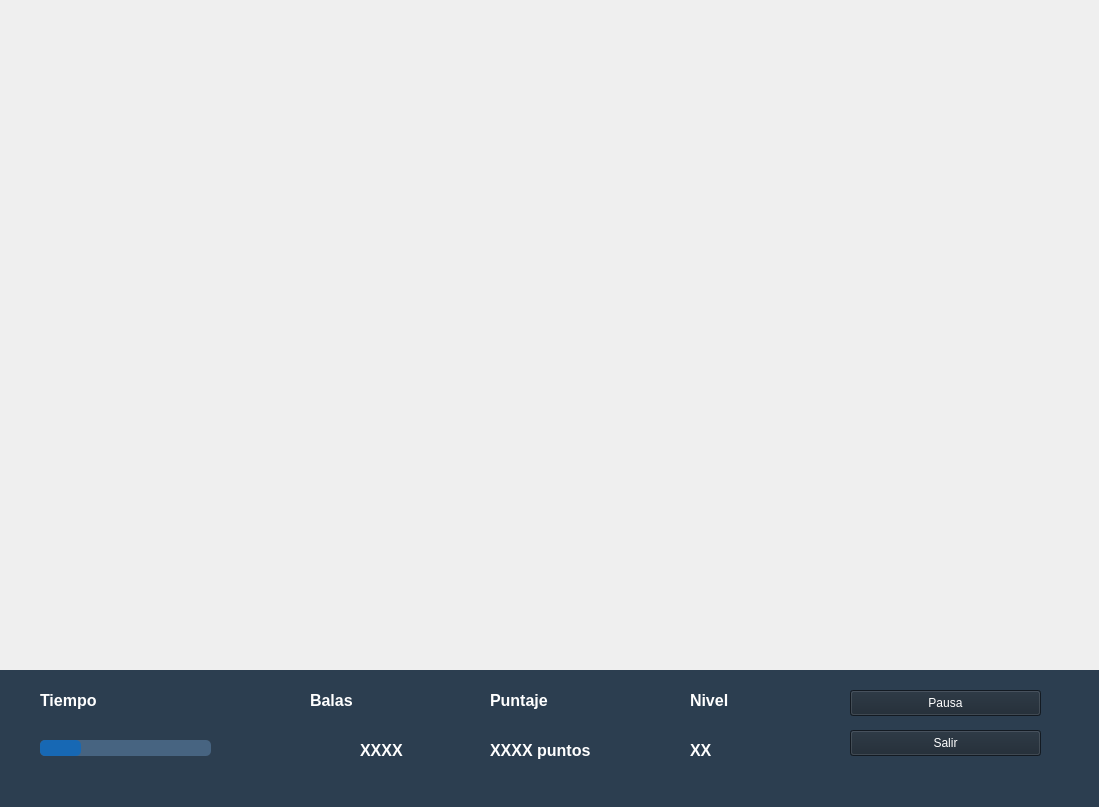
<?xml version="1.0" encoding="UTF-8"?>
<ui version="4.0">
 <class>MainWindow</class>
 <widget class="QMainWindow" name="MainWindow">
  <property name="geometry">
   <rect>
    <x>0</x>
    <y>0</y>
    <width>1099</width>
    <height>807</height>
   </rect>
  </property>
  <property name="windowTitle">
   <string>MainWindow</string>
  </property>
  <widget class="QWidget" name="centralwidget">
   <widget class="QWidget" name="fondo_2" native="true">
    <property name="geometry">
     <rect>
      <x>0</x>
      <y>670</y>
      <width>1101</width>
      <height>141</height>
     </rect>
    </property>
    <property name="styleSheet">
     <string notr="true">background-color: rgb(44, 62, 80);</string>
    </property>
    <widget class="QLabel" name="nombre_tiempo">
     <property name="geometry">
      <rect>
       <x>40</x>
       <y>20</y>
       <width>61</width>
       <height>21</height>
      </rect>
     </property>
     <property name="font">
      <font>
       <family>Arial</family>
       <pointsize>12</pointsize>
       <weight>75</weight>
       <italic>false</italic>
       <bold>true</bold>
      </font>
     </property>
     <property name="styleSheet">
      <string notr="true">font: 12pt &quot;Arial&quot;;
color: white;
font-weight: bold</string>
     </property>
     <property name="text">
      <string>Tiempo</string>
     </property>
    </widget>
    <widget class="QProgressBar" name="progreso_tiempo">
     <property name="geometry">
      <rect>
       <x>40</x>
       <y>70</y>
       <width>171</width>
       <height>16</height>
      </rect>
     </property>
     <property name="styleSheet">
      <string notr="true">QProgressBar
{
background-color: rgb(71, 100, 129);
border-radius: 5px;
}
QProgressBar::chunk 
{
background-color: rgb(23, 104, 180);
border-radius :5px;
}      </string>
     </property>
     <property name="value">
      <number>24</number>
     </property>
     <property name="textVisible">
      <bool>false</bool>
     </property>
     <property name="invertedAppearance">
      <bool>false</bool>
     </property>
    </widget>
    <widget class="QLabel" name="nombre_balas">
     <property name="geometry">
      <rect>
       <x>310</x>
       <y>20</y>
       <width>61</width>
       <height>21</height>
      </rect>
     </property>
     <property name="font">
      <font>
       <family>Arial</family>
       <pointsize>12</pointsize>
       <weight>75</weight>
       <italic>false</italic>
       <bold>true</bold>
      </font>
     </property>
     <property name="styleSheet">
      <string notr="true">font: 12pt &quot;Arial&quot;;
color: white;
font-weight: bold</string>
     </property>
     <property name="text">
      <string>Balas</string>
     </property>
    </widget>
    <widget class="QLabel" name="logo_balas">
     <property name="geometry">
      <rect>
       <x>310</x>
       <y>40</y>
       <width>41</width>
       <height>81</height>
      </rect>
     </property>
     <property name="text">
      <string/>
     </property>
     <property name="pixmap">
      <pixmap>../../Sprites/Elementos juego/Bala.png</pixmap>
     </property>
     <property name="scaledContents">
      <bool>true</bool>
     </property>
    </widget>
    <widget class="QLabel" name="contador_balas">
     <property name="geometry">
      <rect>
       <x>360</x>
       <y>70</y>
       <width>71</width>
       <height>21</height>
      </rect>
     </property>
     <property name="font">
      <font>
       <family>Arial</family>
       <pointsize>12</pointsize>
       <weight>75</weight>
       <italic>false</italic>
       <bold>true</bold>
      </font>
     </property>
     <property name="styleSheet">
      <string notr="true">font: 12pt &quot;Arial&quot;;
color: white;
font-weight: bold</string>
     </property>
     <property name="text">
      <string>XXXX</string>
     </property>
    </widget>
    <widget class="QLabel" name="nombre_puntaje">
     <property name="geometry">
      <rect>
       <x>490</x>
       <y>20</y>
       <width>61</width>
       <height>21</height>
      </rect>
     </property>
     <property name="font">
      <font>
       <family>Arial</family>
       <pointsize>12</pointsize>
       <weight>75</weight>
       <italic>false</italic>
       <bold>true</bold>
      </font>
     </property>
     <property name="styleSheet">
      <string notr="true">font: 12pt &quot;Arial&quot;;
color: white;
font-weight: bold</string>
     </property>
     <property name="text">
      <string>Puntaje</string>
     </property>
    </widget>
    <widget class="QLabel" name="contador_puntos">
     <property name="geometry">
      <rect>
       <x>490</x>
       <y>70</y>
       <width>101</width>
       <height>21</height>
      </rect>
     </property>
     <property name="font">
      <font>
       <family>Arial</family>
       <pointsize>12</pointsize>
       <weight>75</weight>
       <italic>false</italic>
       <bold>true</bold>
      </font>
     </property>
     <property name="styleSheet">
      <string notr="true">font: 12pt &quot;Arial&quot;;
color: white;
font-weight: bold</string>
     </property>
     <property name="text">
      <string>XXXX puntos</string>
     </property>
    </widget>
    <widget class="QLabel" name="nombre_nivel">
     <property name="geometry">
      <rect>
       <x>690</x>
       <y>20</y>
       <width>61</width>
       <height>21</height>
      </rect>
     </property>
     <property name="font">
      <font>
       <family>Arial</family>
       <pointsize>12</pointsize>
       <weight>75</weight>
       <italic>false</italic>
       <bold>true</bold>
      </font>
     </property>
     <property name="styleSheet">
      <string notr="true">font: 12pt &quot;Arial&quot;;
color: white;
font-weight: bold</string>
     </property>
     <property name="text">
      <string>Nivel</string>
     </property>
    </widget>
    <widget class="QLabel" name="contador_nivel">
     <property name="geometry">
      <rect>
       <x>690</x>
       <y>70</y>
       <width>61</width>
       <height>20</height>
      </rect>
     </property>
     <property name="font">
      <font>
       <family>Arial</family>
       <pointsize>12</pointsize>
       <weight>75</weight>
       <italic>false</italic>
       <bold>true</bold>
      </font>
     </property>
     <property name="styleSheet">
      <string notr="true">font: 12pt &quot;Arial&quot;;
color: white;
font-weight: bold</string>
     </property>
     <property name="text">
      <string>XX</string>
     </property>
    </widget>
    <widget class="QPushButton" name="boton_cazar">
     <property name="geometry">
      <rect>
       <x>850</x>
       <y>20</y>
       <width>191</width>
       <height>26</height>
      </rect>
     </property>
     <property name="styleSheet">
      <string notr="true">background-color:rgb(26, 37, 48);
font: 12pt &quot;Arial&quot;;
color: white;
</string>
     </property>
     <property name="text">
      <string>Pausa</string>
     </property>
    </widget>
    <widget class="QPushButton" name="boton_cazar_2">
     <property name="geometry">
      <rect>
       <x>850</x>
       <y>60</y>
       <width>191</width>
       <height>26</height>
      </rect>
     </property>
     <property name="styleSheet">
      <string notr="true">background-color:rgb(26, 37, 48);
font: 12pt &quot;Arial&quot;;
color: white;
</string>
     </property>
     <property name="text">
      <string>Salir</string>
     </property>
    </widget>
   </widget>
  </widget>
 </widget>
 <resources/>
 <connections/>
</ui>
